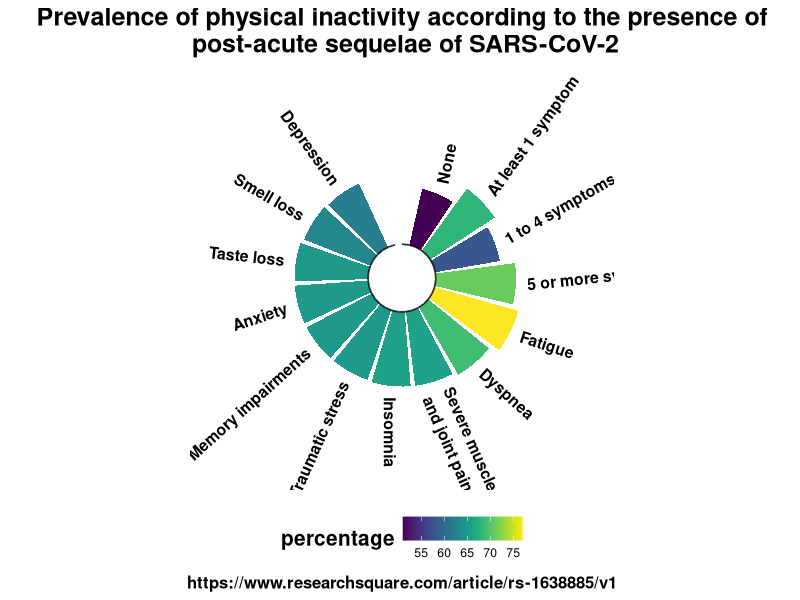
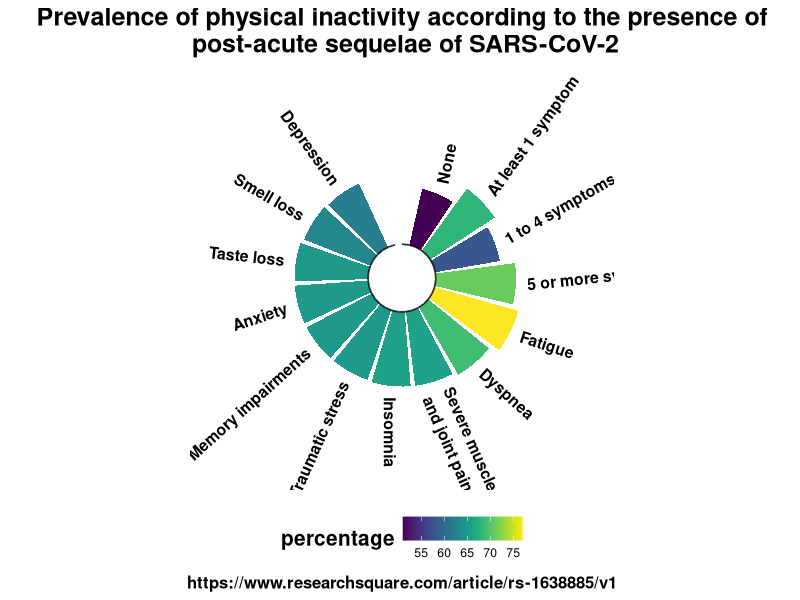

These figures' R source, in order:
# Packages  ------------------------------------------------------------------------------------
library(ggplot2)
library(dplyr)
library(viridis)

# Making dataframe -----------------------------------------------------------------------------

data <- data.frame(sintomas = c("None",
                                "At least 1 symptom",
                                "1 to 4 symptoms",
                                "5 or more symtoms",
                                "Fatigue",
                                "Dyspnea",
                                "Severe muscle\nand joint pain",
                                "Insomnia",
                                "Post-Traumatic stress",
                                "Memory impairments",
                                "Anxiety",
                                "Taste loss",
                                "Smell loss",
                                "Depression"),
                   percentual = c(51, 68, 58, 71, 77, 69, 66, 66, 65, 65, 65, 65, 63, 62)
)

# Set a number of 'empty bar'

empty_bar <- 1

# Add lines to the initial dataset

to_add <- matrix(NA, empty_bar, ncol(data))
colnames(to_add) <- colnames(data)
data <- rbind(data, to_add)
data$id <- seq(1, nrow(data))

# prepare a data frame for base lines

base_data <- data %>%
  group_by(sintomas) %>%
  summarize(start=min(id), end=max(id) - empty_bar) %>%
  rowwise() %>%
  mutate(title=mean(c(start, end)))


# Get the name and the y position of each label

label_data <- data
number_of_bar <- nrow(label_data)
angle <- 90 - 360 * (label_data$id-0.5) /number_of_bar     # I substract 0.5 because the letter must have the angle of the center of the bars. Not extreme right(1) or extreme left (0)
label_data$hjust <- ifelse( angle < -90, 1, 0)
label_data$angle <- ifelse(angle < -90, angle+180, angle)

# Make the plot

plot <-
  data |>
  ggplot(mapping = aes(x = as.factor(id),
                       y = percentual,
                       fill = percentual)) +       # Note that id is a factor. If x is numeric, there is some space between the first bar
  geom_bar(stat="identity") +
  labs(title = "Prevalence of physical inactivity according to the presence of\n post-acute sequelae of SARS-CoV-2",
       caption = "https://www.researchsquare.com/article/rs-1638885/v1") +
  ylim(-30,120) +
  theme_minimal() +
  theme(title = element_text(size = 15,
                             face = "bold"),
        axis.text = element_blank(),
        axis.title = element_blank(),
        panel.grid = element_blank(),
        plot.title = element_text(hjust = 0.5),
        plot.caption = element_text(hjust = 0.5),
        legend.position = "bottom"
  ) +
  coord_polar(start = 0) +
  scale_fill_gradientn(name = "percentage",
                       colours = viridis(n = 256, option = "D")) +
  geom_text(data  = label_data,
            aes(x = id,
                y = percentual + 10,
                label = sintomas,
                hjust = hjust,
                bold = TRUE),
            color = "black",
            fontface = "bold",
            size = 4,
            angle = label_data$angle,
            inherit.aes = FALSE) +
  geom_segment(data=base_data, aes(x = start,
                                   y = 0,
                                   xend = end,
                                   yend = 0),  # Add base line information
               colour = "black",
               alpha = 0.8,
               size = 0.6,
               inherit.aes = FALSE)

plot

ggsave(filename = "plot.jpeg",
       width = 10,
       height = 10)
